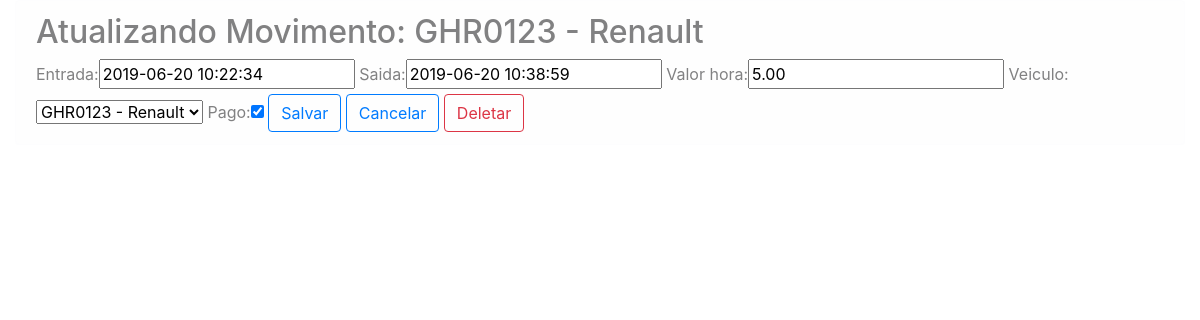
The page /core/mov_rotativos-update/1 on the database as committed earlier.
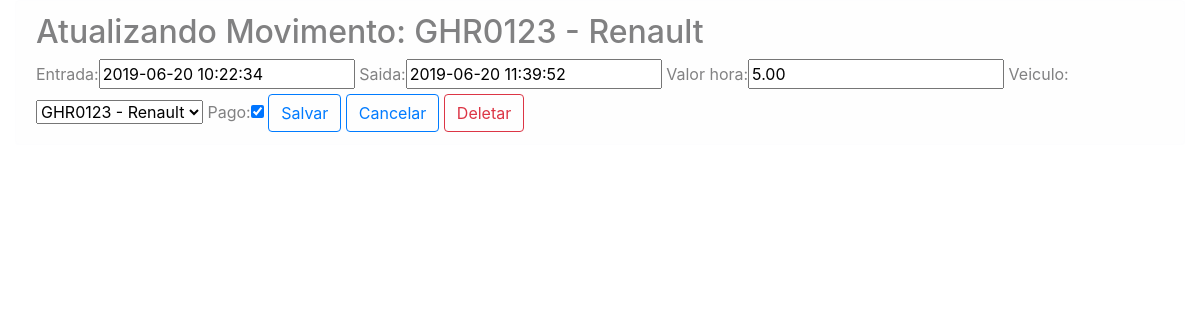
The same page on the database as committed later.
### core/models.py (models this page shows, shortened)
class MovtoRotativo(models.Model):
    entrada = models.DateTimeField(auto_now=False)
    saida = models.DateTimeField(auto_now=False, null=True, blank=True)
    valor_hora = models.DecimalField(max_digits=5, decimal_places=2)
    veiculo = models.ForeignKey('Veiculo', on_delete=models.CASCADE)
    pago = models.BooleanField(default=False)
    def __str__(self):
        return f'{self.veiculo}'

class Veiculo(models.Model):
    proprietario = models.ForeignKey('Pessoa', on_delete=models.CASCADE)
    marca = models.ForeignKey('Marca', on_delete=models.CASCADE)
    placa = models.CharField(max_length=10)
    cor = models.ForeignKey('CorVeiculo', on_delete=models.CASCADE)
    observacoes = models.TextField(blank=True)
    def __str__(self):
        return f'{self.placa} - {self.marca}'

class Marca(models.Model):
    descricao = models.CharField(max_length=30)
    def __str__(self):
        return f'{self.descricao}'

### core/views.py (the view)
def mov_rotativo_update(request, id):
    dados = {}
    mov = MovtoRotativo.objects.get(id=id)
    form = MovtoRotativoForm(request.POST or None, instance=mov)
    dados['mov'] = mov
    dados['form'] = form
    if request.method == 'POST':
        if form.is_valid():
            form.save()
            return redirect('core_lista_mov_rotativos')
    else:
        return render(request, 'core/update_mov_rotativo.html', dados)

### core/forms.py
class MovtoRotativoForm(ModelForm):
    class Meta:
        model = MovtoRotativo
        fields = '__all__'

### core/templates/core/update_mov_rotativo.html (shortened to what this page needs)
{% extends "base.html" %}
{% load bootstrap %}
{% block main %}
    <div class="row">
        <div class="col">
            <div class="alert alert-light" role="alert">
                <h2>Atualizando Movimento: {{ mov }}</h2>
                <form action="{% url 'core_mov_rotativo_update' mov.id %}" method="POST">
                    {{ form|bootstrap }}
                    <button type="submit" class="btn btn-outline-primary">Salvar</button>
                    <a href="{% url 'core_lista_mov_rotativos' %}" class="btn btn-outline-primary">Cancelar</a>
                    <a href="{% url 'core_mov_rotativo_delete' mov.id %}" class="btn btn-outline-danger">Deletar</a>
                </form>
            </div>
        </div>
    </div>
{% endblock main %}

Rows that differ between the two databases and show on the page:
changed MovtoRotativo "GHR0123 - Renault": saida "2019-06-20 10:38:59" → "2019-06-20 11:39:52"
